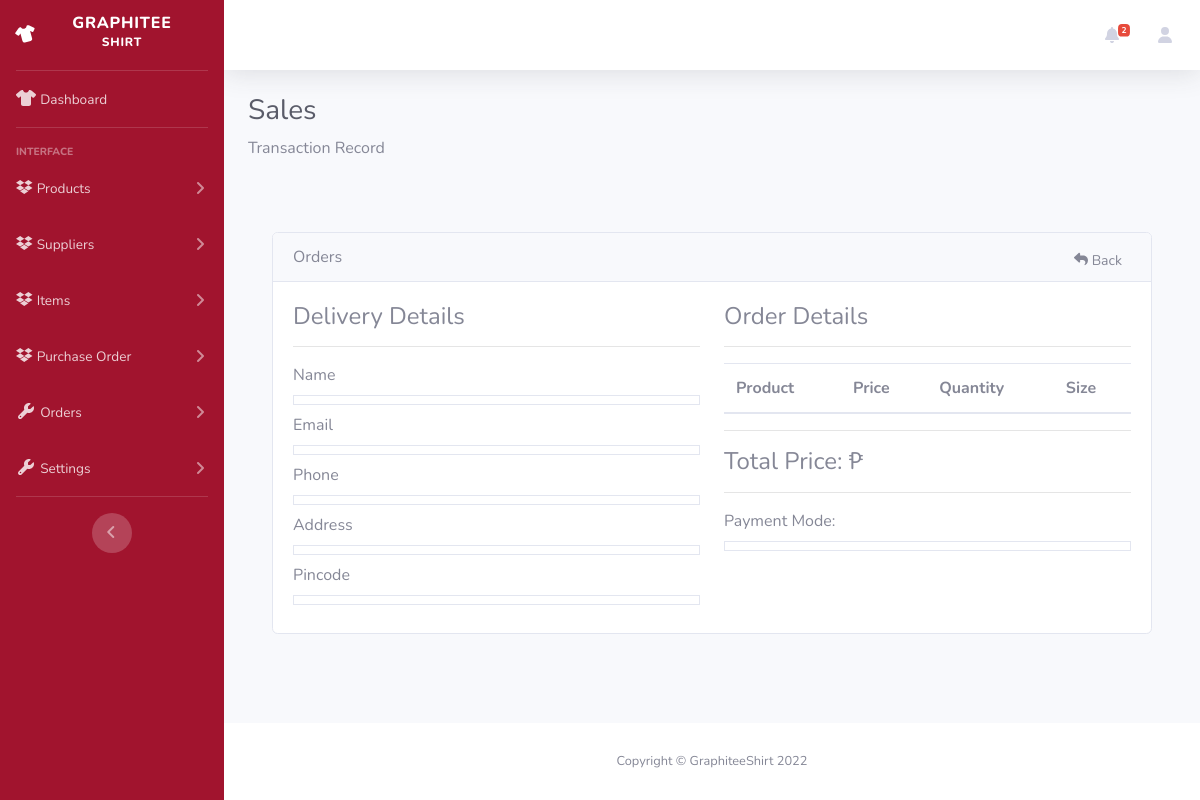
Page /view-orderAdminSales.php?t=GraphShirt93575 on the earlier database version.
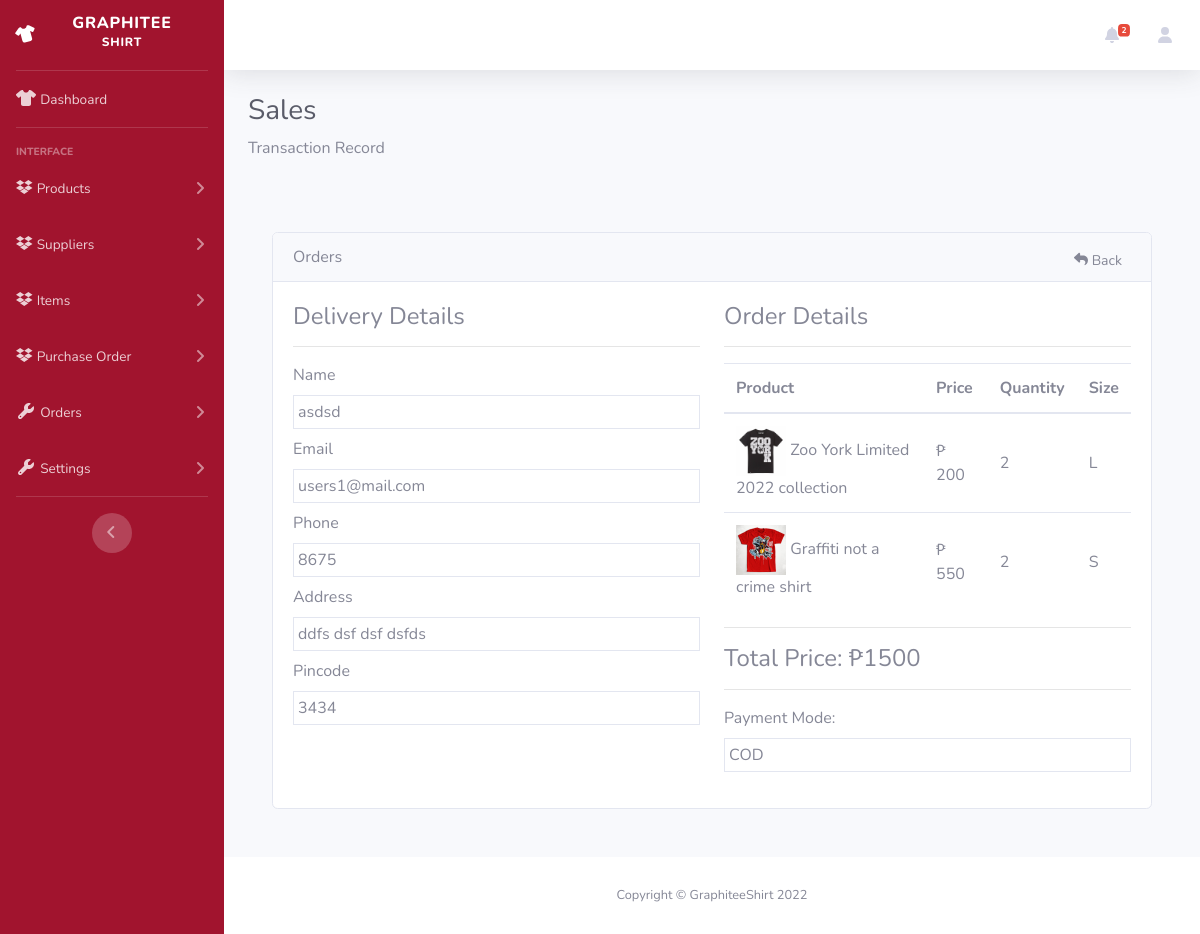
Same page on the later database version.
### tables this page shows
CREATE TABLE `orders` (
  `id` int(11) NOT NULL,
  `tracking_id` varchar(255) NOT NULL,
  `user_id` int(255) NOT NULL,
  `name` varchar(255) NOT NULL,
  `email` varchar(255) NOT NULL,
  `phone` varchar(255) NOT NULL,
  `address` mediumtext NOT NULL,
  `pincode` int(255) NOT NULL,
  `total_price` int(255) NOT NULL,
  `payment_mode` varchar(255) NOT NULL,
  `payment_id` varchar(255) DEFAULT NULL,
  `status` tinyint(4) NOT NULL DEFAULT 0,
  `comments` varchar(255) DEFAULT NULL,
  `proof_of_payment` varchar(250) DEFAULT NULL,
  `created_at` timestamp NOT NULL DEFAULT current_timestamp()
);

CREATE TABLE `products` (
  `id` int(11) NOT NULL,
  `code` varchar(50) DEFAULT NULL,
  `name` varchar(255) NOT NULL,
  `size` varchar(10) NOT NULL DEFAULT 'S',
  `color` varchar(50) NOT NULL DEFAULT 'black',
  `slug` varchar(255) NOT NULL,
  `image` varchar(255) NOT NULL,
  `description` text NOT NULL,
  `price` int(11) NOT NULL,
  `quantity` int(11) NOT NULL,
  `max_quantity` int(11) NOT NULL DEFAULT 20
);

CREATE TABLE `order_items` (
  `id` int(11) NOT NULL,
  `order_id` int(255) NOT NULL,
  `prod_id` int(255) NOT NULL,
  `qty` int(255) NOT NULL,
  `price` int(255) NOT NULL,
  `created_at` timestamp NOT NULL DEFAULT current_timestamp(),
  `size` varchar(255) NOT NULL
);

### classes/connectiondb.php (called while the page is built, shortened)
<?php
class connection
{
    protected function connect()
    {
        try {
            $servername = "localhost";
            $username = "root";
            $password = "";
            $conn = new PDO("mysql:host=$servername;dbname=ooplogin", $username, $password);
            $conn->setAttribute(PDO::ATTR_ERRMODE, PDO::ERRMODE_EXCEPTION);
            return $conn;
        } catch (PDOException $e) {
            echo "Connection failed: " . $e->getMessage();
            die();
        }
    }
}

### classes/viewproductModel.php (called while the page is built, shortened)
<?php
class viewproducts extends connection
{
    function checkTrackingA($tracking_no)
    {
        $sql = "SELECT * FROM orders WHERE tracking_id ='$tracking_no'";
        $stmt = $this->connect()->prepare($sql);
        $stmt->execute();
        return $stmt;
    }
    function displayOrderA($tracking_no,$userId)
    {
        $sql = "SELECT o.id AS oid, o.tracking_id,o.user_id, oi.*,p.* FROM orders o, order_items oi, products p WHERE o.user_id = '$userId' AND
        oi.order_id=o.id AND p.id=oi.prod_id AND o.tracking_id='$tracking_no'";
        $stmt = $this->connect()->prepare($sql);
        $stmt->execute();
        return $stmt;
    }
}

### view-orderAdminSales.php (the view, shortened to what the changed rows need)
<?php
include "classes/connectiondb.php";
include "classes/viewproductModel.php";
if (isset($_GET['t'])) {
    $tracking_no = $_GET['t'];
    $checkTrackingID = new viewproducts();
    $result = $checkTrackingID->checkTrackingA($tracking_no);
?>
    <?php
} else {
    ?>
    <h4>Something went wrong</h4>
<?php
    die();
}
$data = $result->fetchAll(PDO::FETCH_ASSOC);
?>
<!DOCTYPE html>
<html lang="en">
<head>
    <link href="vendors/fontawesome-free/css/all.min.css" rel="stylesheet" type="text/css">
    <link href="dashboard/css/sb-admin-2.min.css" rel="stylesheet">
    <link href="vendors/datatables/dataTables.bootstrap4.min.css" rel="stylesheet">
    <link rel="stylesheet" href="https://cdnjs.cloudflare.com/ajax/libs/font-awesome/6.1.2/css/all.min.css">
    <link rel="stylesheet" href="styles/viewProduct.css">
</head>
<body id="page-top">
    <div id="wrapper">
        <div id="content-wrapper" class="d-flex flex-column">
            <div id="content">
                <div class="container-fluid">
                    <h1 class="h3 mb-2 text-gray-800">Sales</h1>
                    <div class="py-5">
                        <div class="container">
                            <div class="card">
                                <div class="row">
                                    <div class="col-md-12">
                                        <div class="card-body">
                                            <div class="row">
                                                <div class="col-md-6">
                                                    <div class="row">
                                                        <div class="col-md-12 mb-2">
                                                            <label class="fw-bold">Name</label>
                                                            <div class="border p-1">
                                                                <?= $data[0]["name"]; ?>
                                                            </div>
                                                        </div>
                                                        <div class="col-md-12 mb-2">
                                                            <label class="fw-bold">Email</label>
                                                            <div class="border p-1">
                                                                <?= $data[0]["email"]; ?>
                                                            </div>
                                                        </div>
                                                        <div class="col-md-12 mb-2">
                                                            <label class="fw-bold">Phone</label>
                                                            <div class="border p-1">
                                                                <?= $data[0]["phone"]; ?>
                                                            </div>
                                                        </div>
                                                        <div class="col-md-12 mb-2">
                                                            <label class="fw-bold">Address</label>
                                                            <div class="border p-1">
                                                                <?= $data[0]["address"]; ?>
                                                            </div>
                                                        </div>
                                                        <div class="col-md-12 mb-2">
                                                            <label class="fw-bold">Pincode</label>
                                                            <div class="border p-1">
                                                                <?= $data[0]["pincode"]; ?>
                                                            </div>
                                                        </div>
                                                    </div>
                                                </div>
                                                <div class="col-md-6">
                                                    <h4>Order Details</h4>
                                                    <hr>
                                                    <table class="table">
                                                        <thead>
                                                            <tr>
                                                                <th>Product</th>
                                                                <th>Price</th>
                                                                <th>Quantity</th>
                                                                <th>Size</th>
                                                            </tr>
                                                        </thead>
                                                        <tbody>
                                                            <?php
                                                            $order = new viewproducts();
                                                            $userId = $data[0]['user_id'];
                                                            $orderItems = $order->displayOrderA($tracking_no, $userId);
                                                            if ($orderItems->rowCount() > 0) {
                                                                foreach ($orderItems as $items) {
                                                            ?>
                                                                    <tr>
                                                                        <td class="align-middle">
                                                                            <img src="uploads/<?= $items['image']; ?>" width="50px" height="50px" alt="<?= $items['name']; ?>">
                                                                            <?= $items['name']; ?>
                                                                        </td>
                                                                        <td class="align-middle">
                                                                            ₱ <?= $items['price']; ?>
                                                                        </td>
                                                                        <td class="align-middle">
                                                                            <?= $items['qty']; ?>
                                                                        </td>
                                                                        <td class="align-middle">
                                                                            <?= $items['size']; ?>
                                                                        </td>
                                                                    </tr>
                                                            <?php
                                                                }
                                                            }
                                                            ?>
                                                        </tbody>
                                                    </table>
                                                    <hr>
                                                    <h4>Total Price: <span class="float-end">₱<?= $data[0]['total_price']; ?></span></h4>
                                                    <hr>
                                                    <label class="fw-bold">Payment Mode:</label>
                                                    <div class="border p-1 mb-3">
                                                        <?= $data[0]['payment_mode']; ?>
                                                    </div>
                                                </div>
                                            </div>
                                        </div>
                                    </div>
                                </div>
                            </div>
                        </div>
                    </div>
                </div>
            </div>
        </div>
    </div>
</body>
</html>

Differences in the rows shown:
added orders: name "asdsd", email "users1@mail.com", phone "8675", address "ddfs dsf dsf dsfds", pincode "3434", products.image (picture), products.name "Zoo York Limited 2022 collection", products.price "200", order_items.qty "2", products.size "L", products.name "Graffiti not a crime shirt", products.price "550", products.size "S", total_price "1500", payment_mode "COD"
